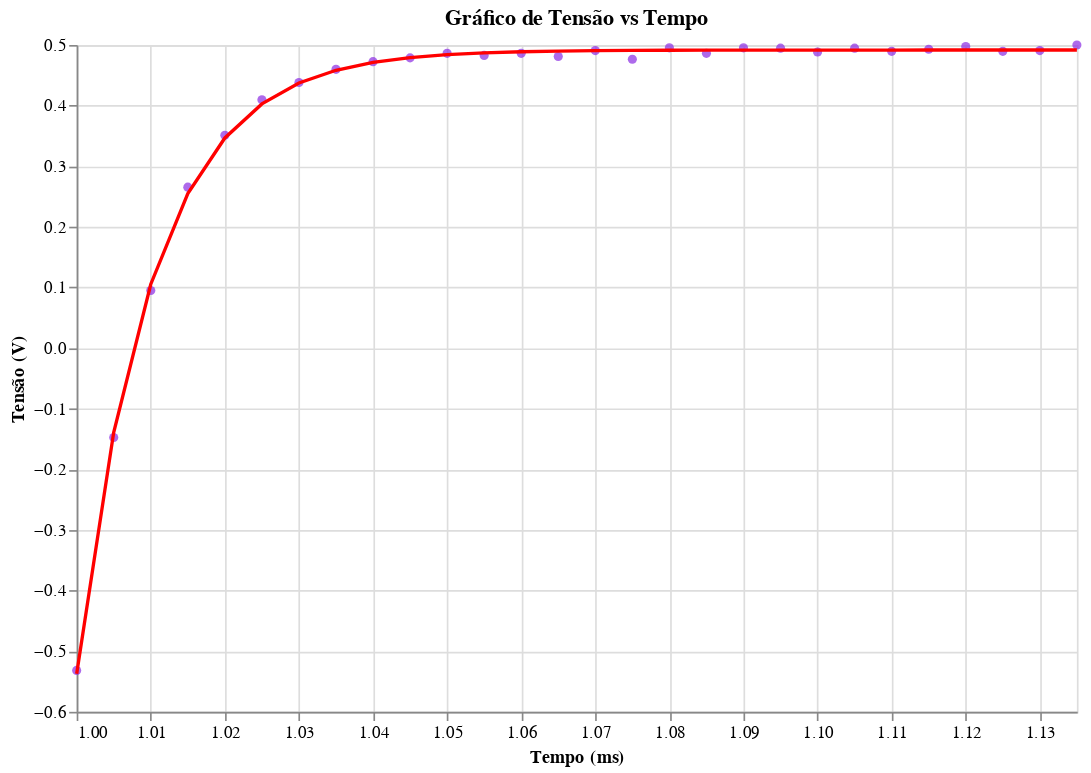

The notebook cell saved with this chart:
### Code cell
data = aj.slicing_data(path,[1,1.2],Rl=True,ascending=True)
data_regres, b = aj.regres_exp(data)
(aj.data_x_regression(data,data_regres)).display()

tal_sb = 1/(b*1000)

### Figure 1 — Vega-Lite specification as saved in the notebook (floating-point values rounded to 4 significant figures)
{"config": {"view": {"continuousWidth": 300, "continuousHeight": 300}}, "layer": [{"data": {"name": "data-e5a339cf50e864061d9792dad4ff9ef4"}, "mark": {"type": "circle", "color": "blueviolet"}, "encoding": {"x": {"field": "Time", "scale": {"domain": [1.0, 1.135]}, "title": "Tempo (ms)", "type": "quantitative"}, "y": {"field": "U_b", "title": "Tensão (V)", "type": "quantitative"}}, "title": "Gráfico de Tensão vs Tempo"}, {"data": {"name": "data-b0d5373a2315ae1e22146509fa384c42"}, "mark": {"type": "line", "color": "red"}, "encoding": {"x": {"field": "Time", "scale": {"domain": [1.0, 1.135]}, "title": "Tempo (ms)", "type": "quantitative"}, "y": {"field": "U_b", "title": "Tensão (V)", "type": "quantitative"}}, "title": "Gráfico de Tensão vs Tempo"}], "height": 400, "width": 600, "$schema": "https://vega.github.io/schema/vega-lite/v5.20.1.json", "datasets": {"data-e5a339cf50e864061d9792dad4ff9ef4": [{"Time": 1.0, "U_y": -2.284, "U_b": -0.5317}, {"Time": 1.005, "U_y": 2.502, "U_b": -0.1475}, {"Time": 1.01, "U_y": 2.391, "U_b": 0.09507}, {"Time": 1.015, "U_y": 2.311, "U_b": 0.2655}, {"Time": 1.02, "U_y": 2.244, "U_b": 0.3512}, {"Time": 1.025, "U_y": 2.226, "U_b": 0.4096}, {"Time": 1.03, "U_y": 2.201, "U_b": 0.4381}, {"Time": 1.035, "U_y": 2.195, "U_b": 0.4599}, {"Time": 1.04, "U_y": 2.179, "U_b": 0.4725}, {"Time": 1.045, "U_y": 2.174, "U_b": 0.4788}, {"Time": 1.05, "U_y": 2.178, "U_b": 0.4863}, {"Time": 1.055, "U_y": 2.176, "U_b": 0.4828}, {"Time": 1.06, "U_y": 2.177, "U_b": 0.4863}, {"Time": 1.065, "U_y": 2.177, "U_b": 0.4811}, {"Time": 1.07, "U_y": 2.172, "U_b": 0.4908}, {"Time": 1.075, "U_y": 2.168, "U_b": 0.4765}, {"Time": 1.08, "U_y": 2.177, "U_b": 0.4953}, {"Time": 1.085, "U_y": 2.177, "U_b": 0.4863}, {"Time": 1.09, "U_y": 2.178, "U_b": 0.4953}, {"Time": 1.095, "U_y": 2.171, "U_b": 0.4948}, {"Time": 1.1, "U_y": 2.172, "U_b": 0.4885}, {"Time": 1.105, "U_y": 2.187, "U_b": 0.4948}, {"Time": 1.11, "U_y": 2.183, "U_b": 0.4896}, {"Time": 1.115, "U_y": 2.182, "U_b": 0.4931}, {"Time": 1.12, "U_y": 2.165, "U_b": 0.4976}, {"Time": 1.125, "U_y": 2.181, "U_b": 0.4896}, {"Time": 1.13, "U_y": 2.174, "U_b": 0.4908}, {"Time": 1.135, "U_y": 2.193, "U_b": 0.5}], "data-b0d5373a2315ae1e22146509fa384c42": [{"Time": 1.0, "U_b": -0.5372}, {"Time": 1.005, "U_b": -0.1388}, {"Time": 1.01, "U_b": 0.1054}, {"Time": 1.015, "U_b": 0.255}, {"Time": 1.02, "U_b": 0.3467}, {"Time": 1.025, "U_b": 0.4028}, {"Time": 1.03, "U_b": 0.4372}, {"Time": 1.035, "U_b": 0.4583}, {"Time": 1.04, "U_b": 0.4713}, {"Time": 1.045, "U_b": 0.4792}, {"Time": 1.05, "U_b": 0.484}, {"Time": 1.055, "U_b": 0.487}, {"Time": 1.06, "U_b": 0.4888}, {"Time": 1.065, "U_b": 0.4899}, {"Time": 1.07, "U_b": 0.4906}, {"Time": 1.075, "U_b": 0.4911}, {"Time": 1.08, "U_b": 0.4913}, {"Time": 1.085, "U_b": 0.4915}, {"Time": 1.09, "U_b": 0.4916}, {"Time": 1.095, "U_b": 0.4916}, {"Time": 1.1, "U_b": 0.4917}, {"Time": 1.105, "U_b": 0.4917}, {"Time": 1.11, "U_b": 0.4917}, {"Time": 1.115, "U_b": 0.4917}, {"Time": 1.12, "U_b": 0.4917}, {"Time": 1.125, "U_b": 0.4917}, {"Time": 1.13, "U_b": 0.4917}, {"Time": 1.135, "U_b": 0.4917}]}}
